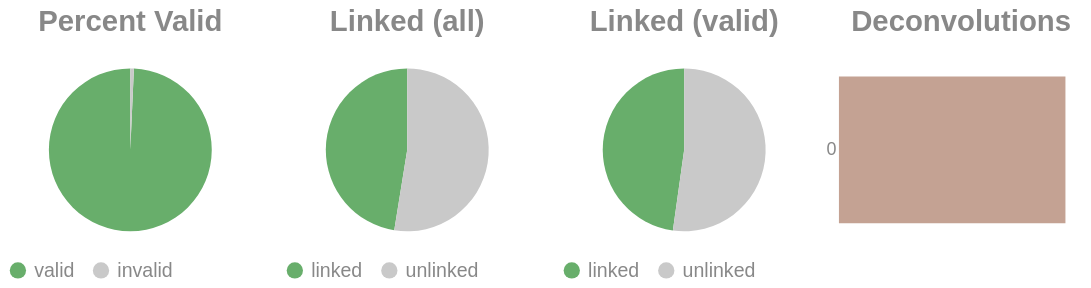

The notebook cell saved with this chart:
### Code cell
if SKIPLR:
    pass
else:
    clash = Counter()
    for i in valids['molecule'].to_list():
        _mol = i.split("-")
        if len(_mol) == 1:
            clash.update('0')
        else:
            clash.update(_mol[-1])

    _d = {"deconvolutions": [], 'count': []}
    for k,v in clash.items():
        _d['deconvolutions'].append(k)
        _d['count'].append(v)

    tot_valid = valids['reads'].sum()
    mask = valids['reads'] >= 2
    n_linked_reads = valids.filter(mask)['reads'].sum()
    if n_linked_reads == 0:
        print_html("No linked molecules (>=2 reads) were detected; skipping linked-only distributions.")
        SKIPLR = True
    else:
        perc_valid = round(tot_valid / n_reads, 4)
        linked_perc_abs = round(n_linked_reads / n_reads, 4)
        linked_perc = round(n_linked_reads / tot_valid, 4)

    _valid = pl.DataFrame({"valids": ['valid', 'invalid'], "count": [tot_valid, n_reads - tot_valid]})
    _linked_abs = pl.DataFrame({"linked (absolute)": ['linked', 'unlinked'], "count": [n_linked_reads, n_reads - n_linked_reads]})
    _linked_rel = pl.DataFrame({"linked (valids)": ['linked', 'unlinked'], "count": [n_linked_reads, tot_valid - n_linked_reads]})

    (
        alt.hconcat(
            piechart(_valid, goodval = 'valid', title = "Percent Valid"),
            piechart(_linked_abs, goodval = "linked", title =  "Linked (all)"),
            piechart(_linked_rel, goodval = "linked", title =  "Linked (valid)"),
            convolutionbar(pl.DataFrame(_d), title = "Deconvolutions"),
            center = True,
            bounds = 'flush'
        )
        .resolve_scale(color='independent')
        .resolve_legend('independent')
        .properties(usermeta={'embedOptions': {"actions": False}})
    ).display()

### Figure 1 — Vega-Lite specification as saved in the notebook (floating-point values rounded to 4 significant figures)
{"width": "container", "height": 400, "config": {"title": {"anchor": "start", "dy": -15, "fontSize": 18, "color": "#888888", "subtitleColor": "#888888", "subtitleFontSize": 14}, "arc": {"fill": "#0072B2"}, "axis": {"domainColor": "#888888", "domainWidth": 0.5, "gridWidth": 0.2, "grid": false, "titleFontWeight": 400, "titleFontSize": 15, "labelFontSize": 11, "labelColor": "#888888", "tickColor": "#888888", "tickWidth": 0.2, "titleColor": "#888888"}, "axisBand": {"grid": false}, "axisX": {"grid": true, "tickSize": 10, "domainCap": "round"}, "axisY": {"domain": false, "grid": true, "tickSize": 0, "domainCap": "round"}, "background": "transparent", "header": {"labelFontSize": 15, "labelColor": "#888888", "titleFontSize": 15, "titleFontWeight": 600, "titleColor": "#888888"}, "legend": {"labelFont": "sans-serif", "labelFontSize": 12, "labelColor": "#888888", "symbolSize": 100, "symbolType": "circle", "titleFontSize": 12, "titlePadding": 10, "titleColor": "#888888", "title": null}, "range": {"category": ["#E69F00", "#56B4E9", "#009E73", "#F0E442", "#0072B2", "#D55E00", "#CC79A7", "#000000"], "diverging": ["#cfe8f3", "#a2d4ec", "#73bfe2", "#46abdb", "#1696d2", "#12719e"]}, "area": {"fill": "#0072B2", "fillOpacity": 0.7, "line": true, "strokeOpacity": 0.7}, "line": {"color": "#0072B2", "stroke": "#0072B2", "strokeWidth": 2}, "trail": {"color": "#0072B2", "stroke": "#0072B2", "strokeWidth": 0, "size": 1}, "point": {"filled": true, "fillOpacity": 1.0, "size": 95}, "text": {"color": "#888888", "fontSize": 11, "align": "right", "fontWeight": 400, "size": 11}, "bar": {"fill": "#0072B2", "stroke": null}, "view": {"stroke": null, "continuousWidth": 660, "continuousHeight": 400}}, "hconcat": [{"data": {"name": "data-b24c98b0370cd7b331518276207a6b5c"}, "mark": {"type": "arc"}, "encoding": {"color": {"field": "valids", "legend": {"orient": "bottom", "title": null}, "scale": {"domain": ["valid", "invalid"], "range": ["#68ae6b", "#C9C9C9"]}, "title": "Valids", "type": "nominal"}, "theta": {"field": "count", "type": "quantitative"}, "tooltip": [{"field": "valids", "title": "Valids", "type": "ordinal"}, {"field": "percent", "format": ".2%", "title": "Percent", "type": "quantitative"}, {"field": "count", "title": "Count", "type": "quantitative"}]}, "height": 100, "title": {"text": "Percent Valid", "align": "center", "anchor": "middle"}, "transform": [{"calculate": "datum.count / 1675335", "as": "percent"}], "width": 150}, {"data": {"name": "data-82db4cc676cd467cb6b0b788ad5311f4"}, "mark": {"type": "arc"}, "encoding": {"color": {"field": "linked (absolute)", "legend": {"orient": "bottom", "title": null}, "scale": {"domain": ["linked", "unlinked"], "range": ["#68ae6b", "#C9C9C9"]}, "title": "Linked (Absolute)", "type": "nominal"}, "theta": {"field": "count", "type": "quantitative"}, "tooltip": [{"field": "linked (absolute)", "title": "Linked (Absolute)", "type": "ordinal"}, {"field": "percent", "format": ".2%", "title": "Percent", "type": "quantitative"}, {"field": "count", "title": "Count", "type": "quantitative"}]}, "height": 100, "title": {"text": "Linked (all)", "align": "center", "anchor": "middle"}, "transform": [{"calculate": "datum.count / 1675335", "as": "percent"}], "width": 150}, {"data": {"name": "data-2eed5a401152fc6992f6e61dc500576e"}, "mark": {"type": "arc"}, "encoding": {"color": {"field": "linked (valids)", "legend": {"orient": "bottom", "title": null}, "scale": {"domain": ["linked", "unlinked"], "range": ["#68ae6b", "#C9C9C9"]}, "title": "Linked (Valids)", "type": "nominal"}, "theta": {"field": "count", "type": "quantitative"}, "tooltip": [{"field": "linked (valids)", "title": "Linked (Valids)", "type": "ordinal"}, {"field": "percent", "format": ".2%", "title": "Percent", "type": "quantitative"}, {"field": "count", "title": "Count", "type": "quantitative"}]}, "height": 100, "title": {"text": "Linked (valid)", "align": "center", "anchor": "middle"}, "transform": [{"calculate": "datum.count / 1663555", "as": "percent"}], "width": 150}, {"data": {"name": "data-90224ddd31f8c461d6a9c1f7244e9e7b"}, "mark": {"type": "bar"}, "encoding": {"color": {"field": "deconvolutions", "legend": null, "scale": {"scheme": "lightgreyred"}, "type": "nominal"}, "tooltip": [{"field": "deconvolutions", "title": "Deconvolutions", "type": "ordinal"}, {"field": "percent", "format": ".2%", "title": "Percent", "type": "quantitative"}, {"field": "count", "title": "Count", "type": "quantitative"}], "x": {"axis": null, "field": "count", "type": "quantitative"}, "y": {"field": "deconvolutions", "sort": "ascending", "title": null, "type": "nominal"}}, "height": 100, "title": {"text": "Deconvolutions", "align": "center", "anchor": "middle"}, "transform": [{"calculate": "datum.count / 1112363", "as": "percent"}], "width": 150}], "bounds": "flush", "center": true, "resolve": {"legend": {"angle": "independent"}, "scale": {"color": "independent"}}, "usermeta": {"embedOptions": {"actions": false}}, "$schema": "https://vega.github.io/schema/vega-lite/v6.1.0.json", "datasets": {"data-b24c98b0370cd7b331518276207a6b5c": [{"valids": "valid", "count": 1663555}, {"valids": "invalid", "count": 11780}], "data-82db4cc676cd467cb6b0b788ad5311f4": [{"linked (absolute)": "linked", "count": 794898}, {"linked (absolute)": "unlinked", "count": 880437}], "data-2eed5a401152fc6992f6e61dc500576e": [{"linked (valids)": "linked", "count": 794898}, {"linked (valids)": "unlinked", "count": 868657}], "data-90224ddd31f8c461d6a9c1f7244e9e7b": [{"deconvolutions": "0", "count": 1112363}]}}
